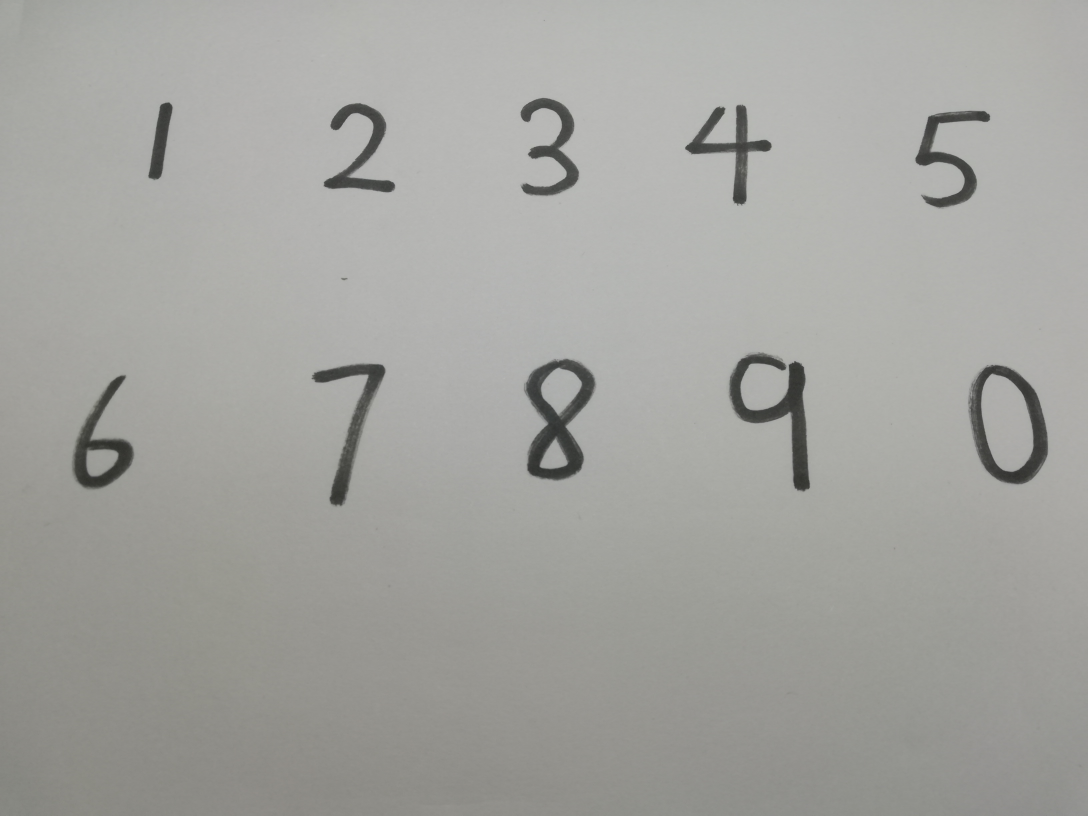
#> input picture digits.jpg, 3264 x 2448 px (shown at 1/3 size)
$ python -i division.py   (imports and definitions only)
#> lines starting #> are read from the running program, lines starting #| are printed output that depends on the picture; after the words box and inside, x2 and y2 are one past the last pixel; in counts of white or black regions, pixels touching at a corner belong together
#> further down, picture is the input picture: shape (2448, 3264, 3); mean B, G, R 159.5, 163.4, 163.3
import cv2 as cv


def division(input_img):
    # preview img
    # cv.namedWindow("img", cv.WINDOW_KEEPRATIO)
    # cv.imshow("img", input_img)
    # cv.waitKey(0)

    # preprocess
    area_min_threshold = 100
    area_max_threshold = 2000
    gray_res = cv.cvtColor(input_img, cv.COLOR_BGR2GRAY)
    # blurred = cv.GaussianBlur(gray_res, (5, 5), 0)
    _, binary = cv.threshold(gray_res, 100, 255, cv.THRESH_BINARY_INV)
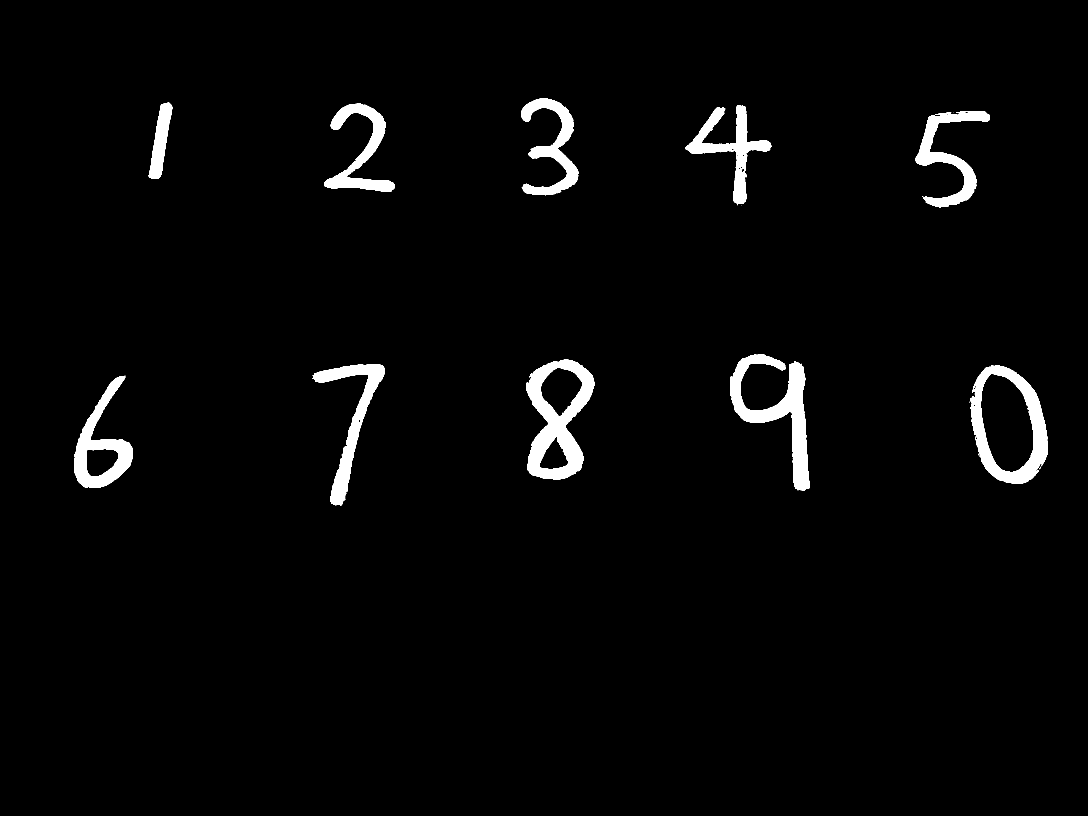
#> binary: shape (2448, 3264) (shown at 1/3 size); 2.6% white; 23 white regions (13 under 20 px)
    # edged = cv.Canny(blurred, 30, 150)

    # get contours
    output_contours = []
    output_rects = []
    output_rois = []
    contours, hierarchy = cv.findContours(binary.copy(), cv.RETR_EXTERNAL, cv.CHAIN_APPROX_SIMPLE)
#> contours = 21 contours, 11 with area under 20; largest, box (x1, y1, x2, y2) and area: (2910, 1095, 3143, 1452) 62156, (1579, 1078, 1784, 1439) 48980, (2190, 1063, 2429, 1473) 29349, (222, 1127, 399, 1464) 26398, (936, 1093, 1155, 1517) 19784
    if len(contours) < 1:
        print("Find nothing")
    for contour in contours:
        tmp_area = cv.contourArea(contour)
        if area_min_threshold <= tmp_area <= area_max_threshold:
            output_contours.append(contour)
            output_rects.append(cv.boundingRect(contour))
#> this loop made 21 passes
#> tmp_area on passes 6, 7, 8, 9, 10, 17, 18, 19, 20, 21: 26397.5, 62155.5, 19784, 48980.5, 29349, 17629, 17736, 16693, 7852, 16860.5
#> after the loop, output_contours = []; output_rects = []
    for rect in output_rects:
        (x, y, w, h) = rect
        # cv.rectangle(input_img, (x, y), (x + w, y + h), (0, 125, 0), 15)
        ROI = binary[y:(y + h), x:(x + w)]
        (height, width) = ROI.shape[:2]
        if height > width:
            diff = height - width
            ROI = cv.copyMakeBorder(ROI, 0, 0, int(diff / 2), int(diff / 2), cv.BORDER_CONSTANT, value=[0, 0, 0])
        else:
            diff = width - height
            ROI = cv.copyMakeBorder(ROI, int(diff / 2), int(diff / 2), 0, 0, cv.BORDER_CONSTANT, value=[0, 0, 0])
        ROI = cv.resize(ROI, (32, 32), interpolation=cv.INTER_NEAREST)
        output_rois.append(ROI)
#> this loop made 0 passes
#> after the loop, output_rois = []
    # [6 lines of commented-out code are left out]
    return output_rois, output_rects

>>> import cv2
>>> picture = cv2.imread('digits.jpg')
>>> result = division(picture)
#> result = ([], [])
